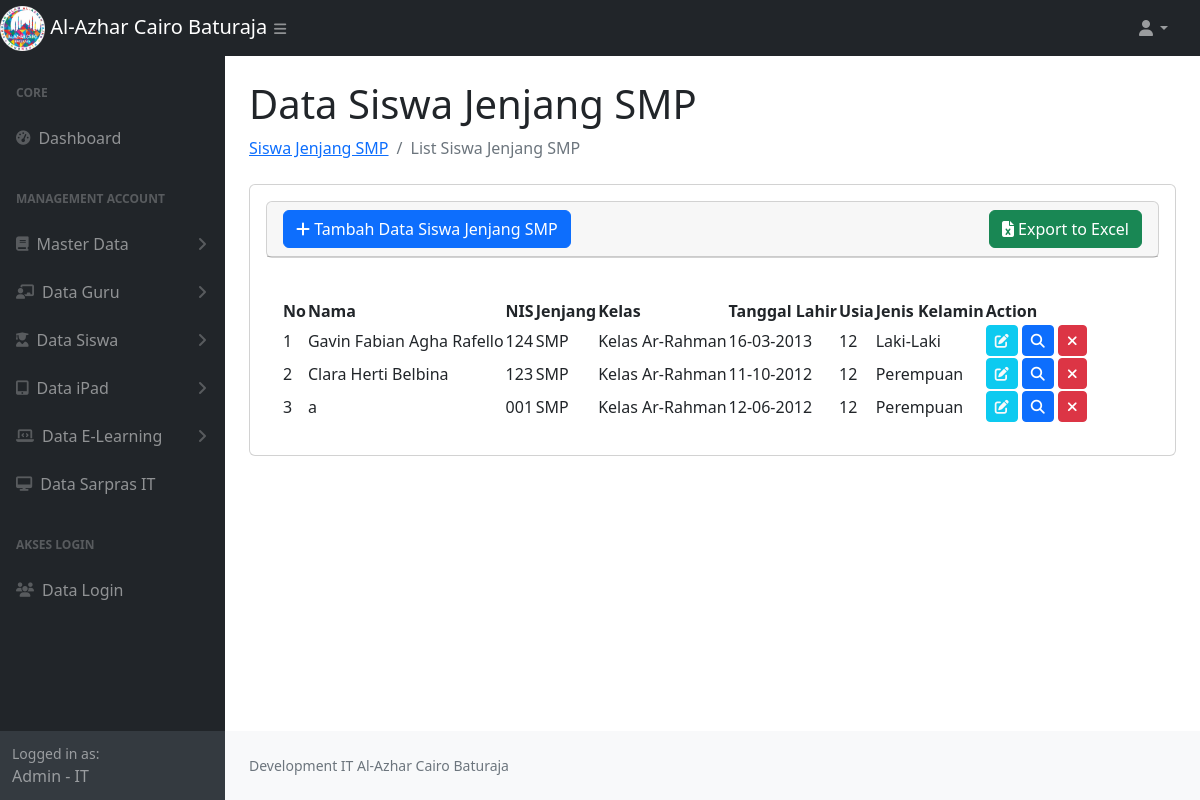
/jenjang_smp.php (signed in), run on the app's committed database.
### tables this page shows
CREATE TABLE `siswa` (
  `id_siswa` int NOT NULL AUTO_INCREMENT,
  `nama_siswa` varchar(100) NOT NULL,
  `nis` varchar(50) NOT NULL,
  `agama` varchar(20) DEFAULT NULL,
  `tempat` varchar(255) DEFAULT NULL,
  `tanggal_lahir` date DEFAULT NULL,
  `umur` int DEFAULT NULL,
  `jenis_kelamin` enum('Laki-Laki','Perempuan') DEFAULT NULL,
  `asal_sekolah` varchar(255) DEFAULT NULL,
  `angkatan` varchar(255) DEFAULT NULL,
  `kelas_id` bigint DEFAULT NULL,
  `nama_ayah` varchar(255) DEFAULT NULL,
  `nama_ibu` varchar(255) DEFAULT NULL,
  `pekerjaan_ayah` varchar(255) DEFAULT NULL,
  `pekerjaan_ibu` varchar(255) DEFAULT NULL,
  `no_handphone_ayah` varchar(255) DEFAULT NULL,
  `no_handphone_ibu` varchar(255) DEFAULT NULL,
  `anak_ke` varchar(255) DEFAULT NULL,
  `jumlah_saudara` varchar(255) DEFAULT NULL,
  `alamat_lengkap` varchar(255) DEFAULT NULL,
  `photo` text,
  `jenjang` enum('TK-A','TK-B','SD','SD GRADE 2','SMP') DEFAULT NULL,
  PRIMARY KEY (`id_siswa`)
);

CREATE TABLE `jenjang` (
  `id` int NOT NULL AUTO_INCREMENT COMMENT 'Primary Key',
  `name` varchar(255) DEFAULT NULL,
  PRIMARY KEY (`id`)
);

CREATE TABLE `kelas` (
  `id` int NOT NULL AUTO_INCREMENT COMMENT 'Primary Key',
  `jenjang_id` bigint DEFAULT NULL,
  `name` varchar(255) DEFAULT NULL,
  PRIMARY KEY (`id`)
);

### jenjang_smp.php (the view, shortened to what this page needs)
<?php
require_once 'function.php';
$role = $_SESSION['role'];
$nameRole= $_SESSION['name'];
$jenjang = 'SMP';
$sql = "SELECT siswa.id_siswa, siswa.nama_siswa, siswa.nis, siswa.agama, siswa.tempat, siswa.tanggal_lahir, siswa.umur, siswa.jenis_kelamin, siswa.asal_sekolah,
        siswa.angkatan, siswa.kelas_id, siswa.nama_ayah, siswa.nama_ibu, siswa.pekerjaan_ayah, siswa.pekerjaan_ibu, siswa.no_handphone_ayah, siswa.no_handphone_ibu,
        siswa.anak_ke, siswa.jumlah_saudara, siswa.alamat_lengkap, siswa.photo, siswa.jenjang, kelas.name as nama_kelas, jenjang.name as jenjang_name
        FROM siswa
        INNER JOIN kelas ON siswa.kelas_id = kelas.id
        INNER JOIN jenjang ON kelas.jenjang_id = jenjang.id
        WHERE siswa.jenjang = ?";
$stmt = $conn->prepare($sql);
$stmt->bind_param("s", $jenjang);
$stmt->execute();
$result = $stmt->get_result();
$dataSiswa = [];
while ($row = $result->fetch_assoc()) {
    $dataSiswa[] = $row;
}
?>
<!DOCTYPE html>
<html lang="en">
    <head>
        <link href="https://cdn.jsdelivr.net/npm/simple-datatables@7.1.2/dist/style.min.css" rel="stylesheet" />
        <link href="css/styles.css" rel="stylesheet" />
        <link rel="stylesheet" href="https://cdnjs.cloudflare.com/ajax/libs/toastr.js/latest/toastr.css">
        <link rel="stylesheet" href="https://cdnjs.cloudflare.com/ajax/libs/font-awesome/6.7.2/css/all.min.css">
    </head>
    <body class="sb-nav-fixed">
        <nav class="sb-topnav navbar navbar-expand navbar-dark bg-dark">
            <div class="d-flex">
                <a class="navbar-brand" href="index.php">
                    <img src="assets/img/logoalazca.png" alt="Gambar" style="width:20%">
                    Al-Azhar Cairo Baturaja
                </a>
                <button class="btn btn-link btn-sm ps-5" id="sidebarToggle" href="#!"><i class="fas fa-bars"></i></button>
            </div>
            <ul class="navbar-nav ms-auto ms-md-0 me-3 me-lg-4">
                <li class="nav-item dropdown">
                    <a class="nav-link dropdown-toggle" id="navbarDropdown" href="#" role="button" data-bs-toggle="dropdown" aria-expanded="false"><i class="fas fa-user fa-fw"></i></a>
                </li>
            </ul>
        </nav>
        <div id="layoutSidenav">
            <div id="layoutSidenav_nav">
                <nav class="sb-sidenav accordion sb-sidenav-dark" id="sidenavAccordion">
                    <div class="sb-sidenav-menu">
                        <div class="nav">
                            <div class="sb-sidenav-menu-heading">Core</div>
                            <div class="nav">
                                <a class="nav-link" href="index.php">
                                    <div class="sb-nav-link-icon"><i class="fas fa-tachometer-alt"></i></div>
                                    Dashboard
                                </a>
                                <div class="sb-sidenav-menu-heading">Management Account</div>
                                <a class="nav-link collapsed" href="#" data-bs-toggle="collapse" data-bs-target="#collapseMasterData" aria-expanded="false" aria-controls="collapseMasterData">
                                    <div class="sb-nav-link-icon"><i class="fas fa-book"></i></div>
                                        Master Data
                                    <div class="sb-sidenav-collapse-arrow"><i class="fas fa-angle-down"></i></div>
                                </a>
                                <a class="nav-link collapsed" href="#" data-bs-toggle="collapse" data-bs-target="#collapseGuru" aria-expanded="false" aria-controls="collapseGuru">
                                    <div class="sb-nav-link-icon"><i class="fas fa-chalkboard-teacher"></i></div>
                                    Data Guru
                                    <div class="sb-sidenav-collapse-arrow"><i class="fas fa-angle-down"></i></div>
                                </a>
                                <a class="nav-link collapsed" href="#" data-bs-toggle="collapse" data-bs-target="#collapseSiswa" aria-expanded="false" aria-controls="collapseSiswa">
                                    <div class="sb-nav-link-icon"><i class="fas fa-user-graduate"></i></div>
                                    Data Siswa
                                    <div class="sb-sidenav-collapse-arrow"><i class="fas fa-angle-down"></i></div>
                                </a>
                                <?php if($role == 'IT'){ ?>
                                <a class="nav-link collapsed" href="#" data-bs-toggle="collapse" data-bs-target="#collapseiPad" aria-expanded="false" aria-controls="collapseiPad">
                                    <div class="sb-nav-link-icon"><i class="fas fa-tablet-alt"></i></div>
                                    Data iPad
                                    <div class="sb-sidenav-collapse-arrow"><i class="fas fa-angle-down"></i></div>
                                </a>
                                <a class="nav-link collapsed" href="#" data-bs-toggle="collapse" data-bs-target="#collapseElearning" aria-expanded="false" aria-controls="collapseElearning">
                                    <div class="sb-nav-link-icon"><i class="fas fa-laptop-code"></i></div>
                                    Data E-Learning
                                    <div class="sb-sidenav-collapse-arrow"><i class="fas fa-angle-down"></i></div>
                                </a>
                                 <a class="nav-link" href="data_sapras.php">
                                    <div class="sb-nav-link-icon">
                                        <i class="fas fa-desktop"></i>
                                    </div>
                                    Data Sarpras IT
                                </a>
                                <?php } ?>
                                <?php if($role == 'IT'){ ?>
                                <div class="sb-sidenav-menu-heading">Akses Login</div>
                                <a class="nav-link" href="data_login.php">
                                    <div class="sb-nav-link-icon"><i class="fas fa-users"></i></div>
                                    Data Login
                                </a>
                                <?php } ?>
                            </div>
                        </div>
                    </div>
                    <div class="sb-sidenav-footer">
                        <div class="small">Logged in as:</div>
                       <?= $nameRole.' - '.$role ?>
                    </div>
                </nav>
            </div>
            <div id="layoutSidenav_content">
                <main>
                    <div class="container-fluid px-4">
                        <h1 class="mt-4">Data Siswa Jenjang SMP</h1>
                        <ol class="breadcrumb mb-4">
                            <li class="breadcrumb-item"><a href="jenjang_smp.php"> Siswa Jenjang SMP</a></li>
                            <li class="breadcrumb-item active">List Siswa Jenjang SMP</li>
                        </ol>
                        <div class="card mb-4">
                            <div class="card-body">
                        <div class="card mb-4">
                            <div class="card-header">
                                 <div class="col-lg-12 d-flex justify-content-between align-items-center">
                                        <button type="button" class="btn btn-primary" data-bs-toggle="modal" data-bs-target="#modal-create">
                                           <i class="fas fa-plus"></i> Tambah Data Siswa Jenjang SMP
                                        </button>
                                         <a href="<?= 'export_siswa.php?type='.$jenjang.'' ?>" id="exportExcelBtn" class="btn btn-success">
                                           <i class="fa fa-file-excel"></i> Export to Excel
                                        </a>
                                 </div>
                            </div>
                            </div>
                            <div class="card-body">
                                <table id="datatablesSimple">
                                    <thead>
                                        <tr>
                                            <th>No</th>
                                            <th>Nama</th>
                                            <th>NIS</th>
                                            <th>Jenjang</th>
                                            <th>Kelas</th>
                                            <th>Tanggal Lahir</th>
                                            <th>Usia</th>
                                            <th>Jenis Kelamin</th>
                                            <th>Action</th>
                                        </tr>
                                    </thead>
                                    <tbody>
                                        <?php
                                            foreach ($dataSiswa as $key => $data) {
                                        ?>
                                        <tr>
                                            <td><?= $key + 1; ?></td>
                                            <td><?= $data['nama_siswa']; ?></td>
                                            <td><?= $data['nis']; ?></td>
                                            <td><?= $data['jenjang_name']; ?></td>
                                            <td><?= $data['nama_kelas']; ?></td>
                                            <td><?= $data['tanggal_lahir'] ? date('d-m-Y', strtotime($data['tanggal_lahir'])) : '-'; ?></td>
                                            <td><?= $data['umur']; ?></td>
                                            <td><?= $data['jenis_kelamin']; ?></td>
                                            <td>
                                                <a href="javascript:void(0)" data-url="<?= 'show_siswa.php' ?>" data-id="<?= $data['id_siswa'] ?>" class="edit btn btn-info btn-sm text-light "> <i class="fas fa-edit"></i></a>
                                                 <a href="javascript:void(0)" data-url="<?= 'show_siswa.php' ?>" data-id="<?= $data['id_siswa'] ?>" class="detail btn btn-primary btn-sm"> <i class="fas fa-search"></i></a>
                                                <a href="javascript:void(0)" data-url="<?= 'delete_siswa.php' ?>" data-id="<?= $data['id_siswa'] ?>" class="delete btn btn-danger btn-sm"> <i class="fas fa-times"></i></a>
                                            </td>
                                        </tr>
                                        <?php
                                            }
                                        ?>
                                    </tbody>
                                </table>
                            </div>
                        </div>
                    </div>
                </main>
                <footer class="py-4 bg-light mt-auto">
                    <div class="container-fluid px-4">
                        <div class="d-flex align-items-center justify-content-between small">
                            <div class="text-muted">Development IT Al-Azhar Cairo Baturaja</div>
                        </div>
                    </div>
                </footer>
            </div>
        </div>
    </body>
</html>

### data on the page
siswa: nama_siswa "Gavin Fabian Agha Rafello", nis "124", jenjang.name "SMP", kelas.name "Kelas Ar-Rahman", tanggal_lahir "16-03-2013", umur "12", jenis_kelamin "Laki-Laki"
siswa: nama_siswa "Clara Herti Belbina", nis "123", jenjang.name "SMP", kelas.name "Kelas Ar-Rahman", tanggal_lahir "11-10-2012", umur "12", jenis_kelamin "Perempuan"
siswa: nama_siswa "a", nis "001", jenjang.name "SMP", kelas.name "Kelas Ar-Rahman", tanggal_lahir "12-06-2012", umur "12", jenis_kelamin "Perempuan"

### other printed values
$nameRole "Admin"
$role "IT"
